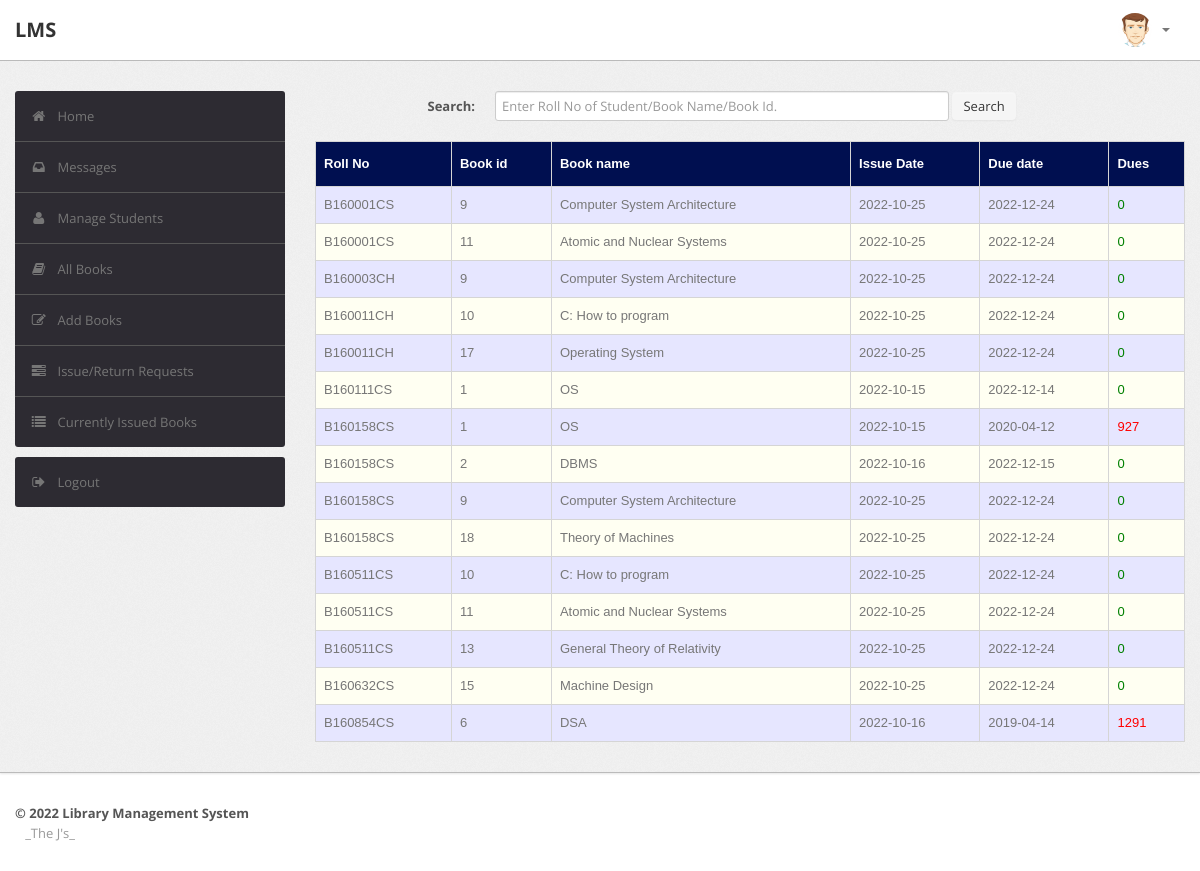
The app's page /admin/current.php (signed in) with its own data.
### tables this page shows
CREATE TABLE `record` (
  `RollNo` varchar(50) NOT NULL,
  `BookId` int(10) NOT NULL,
  `Date_of_Issue` date DEFAULT NULL,
  `Due_Date` date DEFAULT NULL,
  `Date_of_Return` date DEFAULT NULL,
  `Dues` int(10) DEFAULT NULL,
  `Renewals_left` int(10) DEFAULT NULL,
  `Time` time DEFAULT NULL
);

CREATE TABLE `book` (
  `BookId` int(10) NOT NULL,
  `Title` varchar(50) DEFAULT NULL,
  `Publisher` varchar(50) DEFAULT NULL,
  `Year` varchar(50) DEFAULT NULL,
  `Availability` int(5) DEFAULT NULL
);

### admin/current.php (the view, shortened to what this page needs)
<?php
require('dbconn.php');
?>
<?php
if ($_SESSION['RollNo']) {
    ?>
<!DOCTYPE html>
<html lang="en">
    <head>
        <link type="text/css" href="bootstrap/css/bootstrap.min.css" rel="stylesheet">
        <link type="text/css" href="bootstrap/css/bootstrap-responsive.min.css" rel="stylesheet">
        <link type="text/css" href="css/theme.css" rel="stylesheet">
        <link type="text/css" href="images/icons/css/font-awesome.css" rel="stylesheet">
    </head>
    <body>
        <div class="navbar navbar-fixed-top">
            <div class="navbar-inner">
                <div class="container">
                        <a class="brand" href="index.php">LMS </a>
                    <div class="nav-collapse collapse navbar-inverse-collapse">
                        <ul class="nav pull-right">
                            <li class="nav-user dropdown"><a href="#" class="dropdown-toggle" data-toggle="dropdown">
                                <img src="images/user.png" class="nav-avatar" />
                                <b class="caret"></b></a>
                            </li>
                        </ul>
                    </div>
                </div>
            </div>
        </div>
        <div class="wrapper">
            <div class="container">
                <div class="row">
                    <div class="span3">
                        <div class="sidebar">
                            <ul class="widget widget-menu unstyled">
                                <li class="active"><a href="index.php"><i class="menu-icon icon-home"></i>Home
                                </a></li>
                                 <li><a href="message.php"><i class="menu-icon icon-inbox"></i>Messages</a>
                                </li>
                                <li><a href="student.php"><i class="menu-icon icon-user"></i>Manage Students </a>
                                </li>
                                <li><a href="book.php"><i class="menu-icon icon-book"></i>All Books </a></li>
                                <li><a href="addbook.php"><i class="menu-icon icon-edit"></i>Add Books </a></li>
                                <li><a href="requests.php"><i class="menu-icon icon-tasks"></i>Issue/Return Requests </a></li>
                                <li><a href="current.php"><i class="menu-icon icon-list"></i>Currently Issued Books </a></li>
                            </ul>
                            <ul class="widget widget-menu unstyled">
                                <li><a href="logout.php"><i class="menu-icon icon-signout"></i>Logout </a></li>
                            </ul>
                        </div>
                    </div>
                    <div class="span9">
                        <form class="form-horizontal row-fluid" action="current.php" method="post">
                                        <div class="control-group">
                                            <label class="control-label" for="Search"><b>Search:</b></label>
                                            <div class="controls">
                                                <input type="text" id="title" name="title" placeholder="Enter Roll No of Student/Book Name/Book Id." class="span8" required>
                                                <button type="submit" name="submit"class="btn">Search</button>
                                            </div>
                                        </div>
                                    </form>
                                    <br>
                                    <?php
                                    if(isset($_POST['submit']))
                                        {$s=$_POST['title'];
                                            $sql="select record.BookId,RollNo,Title,Due_Date,Date_of_Issue,datediff(curdate(),Due_Date) as x from LMS.record,LMS.book where (Date_of_Issue is NOT NULL and Date_of_Return is NULL and book.Bookid = record.BookId) and (RollNo='$s' or record.BookId='$s' or Title like '%$s%')";
                                        }
                                    else
                                        $sql="select record.BookId,RollNo,Title,Due_Date,Date_of_Issue,datediff(curdate(),Due_Date) as x from LMS.record,LMS.book where Date_of_Issue is NOT NULL and Date_of_Return is NULL and book.Bookid = record.BookId";
                                    $result=$conn->query($sql);
                                    $rowcount=mysqli_num_rows($result);
                                    if(!($rowcount))
                                        echo "<br><center><h2><b><i>No Results</i></b></h2></center>";
                                    else
                                    {
                                    ?>
                        <table class="table" id = "tables">
                                  <thead>
                                    <tr>
                                      <th>Roll No</th>
                                      <th>Book id</th>
                                      <th>Book name</th>
                                      <th>Issue Date</th>
                                      <th>Due date</th>
                                      <th>Dues</th>
                                    </tr>
                                  </thead>
                                  <tbody>
                                <?php
                            while($row=$result->fetch_assoc())
                            {
                                $rollno=$row['RollNo'];
                                $bookid=$row['BookId'];
                                $name=$row['Title'];
                                $issuedate=$row['Date_of_Issue'];
                                $duedate=$row['Due_Date'];
                                $dues=$row['x'];
                            ?>
                                    <tr>
                                      <td><?php echo strtoupper($rollno) ?></td>
                                      <td><?php echo $bookid ?></td>
                                      <td><?php echo $name ?></td>
                                      <td><?php echo $issuedate ?></td>
                                      <td><?php echo $duedate ?></td>
                                      <td><?php if($dues > 0)
                                                  echo "<font color='red'>".$dues."</font>";
                                                else
                                                  echo "<font color='green'>0</font>";
                                              ?>
                                    </tr>
                            <?php }} ?>
                                    </tbody>
                                </table>
                    </div>
                </div>
            </div>
        </div>
<div class="footer">
            <div class="container">
                <b class="copyleft">&copy; 2022 Library Management System </b> <br>&nbsp;&nbsp; _The J's_
            </div>
        </div>
    </body>
</html>
<?php }
else {
    echo "<script type='text/javascript'>alert('Access Denied!!!')</script>";
} ?>

### admin/css/theme.css (style rules this page uses)
#tables { font-family: "Trebuchet MS", Arial, Helvetica, sans-serif; border-collapse: collapse; width: 100%; }
#tables td, #tables th { border: 1px solid #ddd; padding: 8px; }
#tables tr:nth-child(even) { background-color: #fffff2; }
#tables tr:nth-child(odd) { background-color: #e6e6ff; }
#tables th { padding-top: 12px; padding-bottom: 12px; text-align: left; background-color: #000F50; color: white; }
body { font-size: 13px; font-family: 'Open Sans', Arial, sans-serif; background: #fff; color: #777 }
strong, b { color: #555 }
.wrapper { background: url(../images/bg.png) #eee; border-bottom: 1px solid #bbb; -webkit-box-shadow: 0 1px 2px rgba(0,0,0,0.1); -moz-box-shadow: 0 1px 2px rgba(0,0,0,0.1); box-shadow: 0 1px 2px rgba(0,0,0,0.1); padding: 30px 0 }
.footer { color: #999; padding: 30px 0 60px }
form { margin: 0 }
select, textarea, input[type="text"], input[type="password"], input[type="datetime"], input[type="datetime-local"], input[type="date"], input[type="month"], input[type="time"], input[type="week"], input[type="number"], input[type="email"], input[type="url"], input[type="search"], input[type="tel"], input[type="color"], .uneditable-input, label, input, button, select, textarea { -webkit-border-radius: 3px; -moz-border-radius: 3px; border-radius: 3px; font-size: 13px; font-family: 'Open Sans', Tahoma, Arial, sans-serif }
body [class^="icon-"], body [class*=" icon-"] { font-size: 14px; line-height: 20px; height: 20px }
.form-horizontal .control-group, .form-vertical .control-group { margin-bottom: 0 }
.navbar { position: static!important; margin: 0!important }
.navbar .navbar-inner { background: #fff; border-bottom: 1px solid #bbb; -webkit-box-shadow: 0 1px 2px rgba(0,0,0,0.15); -moz-box-shadow: 0 1px 2px rgba(0,0,0,0.15); box-shadow: 0 1px 2px rgba(0,0,0,0.15) }
.navbar .brand { color: #333; font-weight: bold; font-size: 20px; margin-right: 20px; padding: 20px }
.navbar .nav>li>a { padding: 20px 15px; font-weight: bold; color: #777 }
.nav-user>a { height: 20px }
.nav-avatar { width: 34px; height: 34px; margin: -7px 5px 0 0; -webkit-border-radius: 50%; -moz-border-radius: 50%; border-radius: 50% }
.btn, .btn-box { -webkit-border-radius: 3px; -moz-border-radius: 3px; border-radius: 3px }
.btn { font-size: 13px; font-weight: 600 }
.btn { display: inline-block; margin-bottom: 0; font-weight: 400; text-align: center; vertical-align: middle; cursor: pointer; background-image: none; border: 1px solid transparent; white-space: nowrap; padding: 4px 10px; font-size: 13px; line-height: 1.42857; border-radius: 4px; -webkit-user-select: none; -moz-user-select: none; -ms-user-select: none; user-select: none }
.table { margin-bottom: 0 }
.table th, .table td { border-color: #d5d5d5!important }
.widget-menu { background: #fff; -webkit-border-radius: 3px; -moz-border-radius: 3px; border-radius: 3px; overflow: hidden }
.widget-menu a { color: #555; display: block; line-height: 20px; padding: 15px; text-decoration: none!important }
.widget-menu .menu-icon { margin-right: 10px; color: #767676; -webkit-transition: all .2s ease-in-out; -moz-transition: all .2s ease-in-out; transition: all .2s ease-in-out; }
.widget-menu>li+li { border-top: 1px solid #555 }
.widget-menu>li>a { background-color: #2d2b32; color: #767676; -webkit-transition: all .2s ease-in-out; -moz-transition: all .2s ease-in-out; transition: all .2s ease-in-out; }

### records on screen
record: RollNo "B160001CS", BookId "9", BookId.Title "Computer System Architecture", Date_of_Issue "2022-10-25", Due_Date "2022-12-24"
record: RollNo "B160001CS", BookId "11", BookId.Title "Atomic and Nuclear Systems", Date_of_Issue "2022-10-25", Due_Date "2022-12-24"
record: RollNo "B160003CH", BookId "9", BookId.Title "Computer System Architecture", Date_of_Issue "2022-10-25", Due_Date "2022-12-24"
record: RollNo "B160011CH", BookId "10", BookId.Title "C: How to program", Date_of_Issue "2022-10-25", Due_Date "2022-12-24"
record: RollNo "B160011CH", BookId "17", BookId.Title "Operating System", Date_of_Issue "2022-10-25", Due_Date "2022-12-24"
record: RollNo "B160111CS", BookId "1", BookId.Title "OS", Date_of_Issue "2022-10-15", Due_Date "2022-12-14"
record: RollNo "B160158CS", BookId "1", BookId.Title "OS", Date_of_Issue "2022-10-15", Due_Date "2020-04-12", dues "927"
record: RollNo "B160158CS", BookId "2", BookId.Title "DBMS", Date_of_Issue "2022-10-16", Due_Date "2022-12-15"
record: RollNo "B160158CS", BookId "9", BookId.Title "Computer System Architecture", Date_of_Issue "2022-10-25", Due_Date "2022-12-24"
record: RollNo "B160158CS", BookId "18", BookId.Title "Theory of Machines", Date_of_Issue "2022-10-25", Due_Date "2022-12-24"
record: RollNo "B160511CS", BookId "10", BookId.Title "C: How to program", Date_of_Issue "2022-10-25", Due_Date "2022-12-24"
record: RollNo "B160511CS", BookId "11", BookId.Title "Atomic and Nuclear Systems", Date_of_Issue "2022-10-25", Due_Date "2022-12-24"
record: RollNo "B160511CS", BookId "13", BookId.Title "General Theory of Relativity", Date_of_Issue "2022-10-25", Due_Date "2022-12-24"
record: RollNo "B160632CS", BookId "15", BookId.Title "Machine Design", Date_of_Issue "2022-10-25", Due_Date "2022-12-24"
record: RollNo "B160854CS", BookId "6", BookId.Title "DSA", Date_of_Issue "2022-10-16", Due_Date "2019-04-14", dues "1291"
